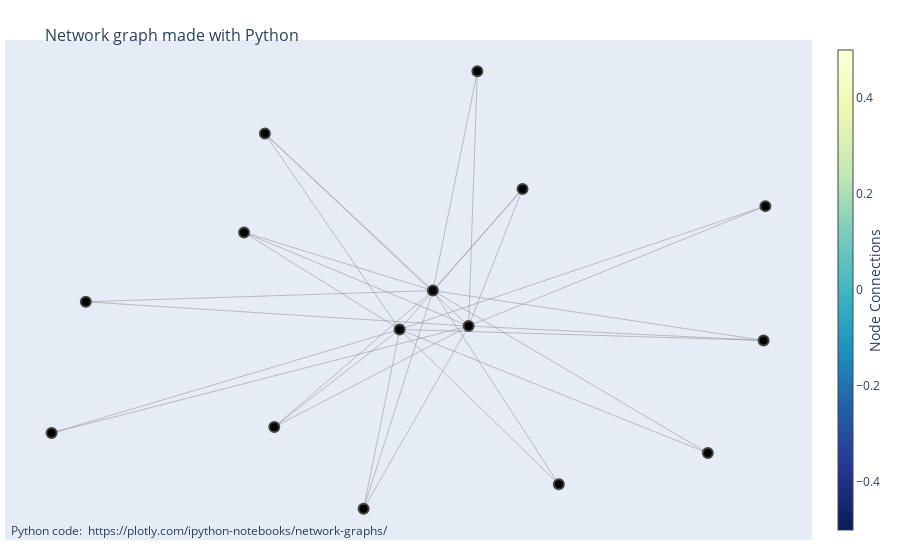

Source (notebook cell):
### Code cell
PyARMViz.adjacency_graph_plotly(rules=rules)

### Figure 1 — Plotly figure (JSON) as saved in the notebook; plotly's stock layout.template omitted (floating-point values rounded to 4 significant figures)
{"data": [{"hoverinfo": "none", "line": {"color": "#888", "width": 0.5}, "mode": "lines", "type": "scatter", "x": [-0.7892, 0.1004, null, 0.01741, -0.7892, null, 0.01741, 0.6564, null, 0.01741, -0.373, null, 0.01741, 0.7861, null, 0.01741, -0.3513, null, 0.1004, 0.1208, null, 0.1004, -0.8688, null, 0.1004, -0.1436, null, 0.1004, 0.7861, null, 0.1004, 0.2258, null, 0.1208, 0.01741, null, 0.7903, 0.1004, null, -0.05991, 0.7903, null, -0.05991, 0.3101, null, -0.05991, -0.373, null, -0.05991, -0.1436, null, -0.05991, -0.4214, null, -0.8688, -0.05991, null, 0.3101, 0.01741, null, 0.6564, -0.05991, null, -0.373, 0.1004, null, -0.1436, 0.01741, null, 0.7861, -0.05991, null, -0.4214, 0.1004, null, -0.4214, 0.01741, null, -0.3513, 0.1004, null, -0.3513, -0.05991, null, 0.2258, 0.01741, null, 0.2258, -0.05991, null], "y": [0.05457, -0.04486, null, 0.1006, 0.05457, null, 0.1006, -0.5657, null, 0.1006, 0.7443, null, 0.1006, -0.1037, null, 0.1006, -0.4588, null, -0.04486, 1, null, -0.04486, -0.4836, null, -0.04486, -0.7941, null, -0.04486, -0.1037, null, -0.04486, 0.5175, null, 1, 0.1006, null, 0.4469, -0.04486, null, -0.05876, 0.4469, null, -0.05876, -0.6934, null, -0.05876, 0.7443, null, -0.05876, -0.7941, null, -0.05876, 0.3392, null, -0.4836, -0.05876, null, -0.6934, 0.1006, null, -0.5657, -0.05876, null, 0.7443, -0.04486, null, -0.7941, 0.1006, null, -0.1037, -0.05876, null, 0.3392, -0.04486, null, 0.3392, 0.1006, null, -0.4588, -0.04486, null, -0.4588, -0.05876, null, 0.5175, 0.1006, null, 0.5175, -0.05876, null]}, {"hoverinfo": "text", "marker": {"color": [], "colorbar": {"thickness": 15, "title": {"side": "right", "text": "Node Connections"}, "xanchor": "left"}, "colorscale": [[0, "rgb(255,255,217)"], [0.125, "rgb(237,248,177)"], [0.25, "rgb(199,233,180)"], [0.375, "rgb(127,205,187)"], [0.5, "rgb(65,182,196)"], [0.625, "rgb(29,145,192)"], [0.75, "rgb(34,94,168)"], [0.875, "rgb(37,52,148)"], [1, "rgb(8,29,88)"]], "line": {"width": 2}, "reversescale": true, "showscale": true, "size": 10}, "mode": "markers", "text": ["0", "Шоколад", "Чизкейк", "1", "2", "Эклер", "3", "4", "5", "6", "7", "8", "9", "10", "11"], "type": "scatter", "x": [-0.7892, 0.01741, 0.1004, 0.1208, 0.7903, -0.05991, -0.8688, 0.3101, 0.6564, -0.373, -0.1436, 0.7861, -0.4214, -0.3513, 0.2258], "y": [0.05457, 0.1006, -0.04486, 1, 0.4469, -0.05876, -0.4836, -0.6934, -0.5657, 0.7443, -0.7941, -0.1037, 0.3392, -0.4588, 0.5175]}], "layout": {"annotations": [{"showarrow": false, "text": "Python code: <a href='https://plotly.com/ipython-notebooks/network-graphs/'> https://plotly.com/ipython-notebooks/network-graphs/</a>", "x": 0.005, "xref": "paper", "y": -0.002, "yref": "paper"}], "hovermode": "closest", "margin": {"b": 20, "l": 5, "r": 5, "t": 40}, "showlegend": false, "title": {"font": {"size": 16}, "text": "<br>Network graph made with Python"}, "xaxis": {"showgrid": false, "showticklabels": false, "zeroline": false}, "yaxis": {"showgrid": false, "showticklabels": false, "zeroline": false}}}
